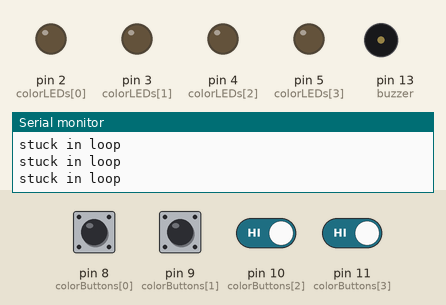
Recording of a sketch running on a simulated Arduino Uno, built with avr-gcc and run on an emulated ATmega328P. On the bench: output pins drawn as LEDs (lit = HIGH), buzzer (waves = sounding), the last lines printed to the serial monitor. The test bench sets the inputs (shaded band); at power-on: pin 8 (colorButtons[0]), pin 9 (colorButtons[1]), pin 10 (colorButtons[2]), pin 11 (colorButtons[3]) HIGH. Random numbers use the default seed unless the sketch sets one.

Above: at 2.2 s.
2.3 s: pin 8 (colorButtons[0]) pulled LOW for 0.15 s
At 4.4 s:
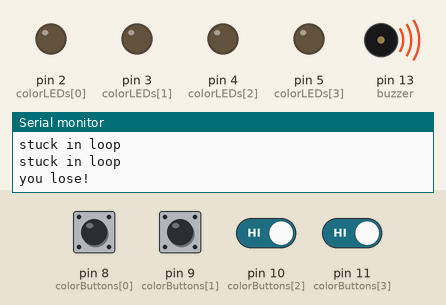
5.4 s: pin 10 (colorButtons[2]) driven LOW and pin 11 (colorButtons[3]) driven LOW
At 6.8 s:
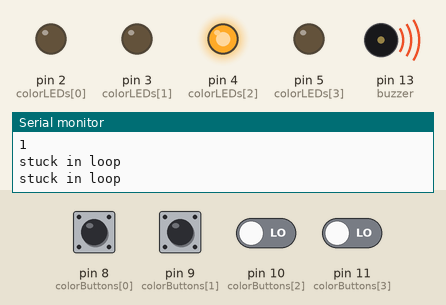
8.4 s: pin 10 (colorButtons[2]) driven HIGH
At 10.9 s:
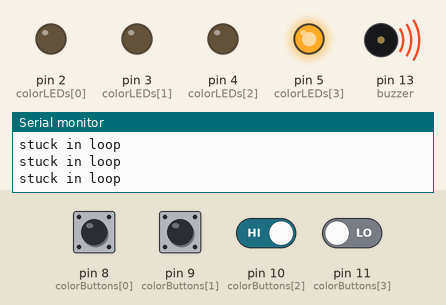
14.4 s: pin 11 (colorButtons[3]) driven LOW
Timing chart, 0 to 18.4 s (numbered marks = the images above; inputs shaded):
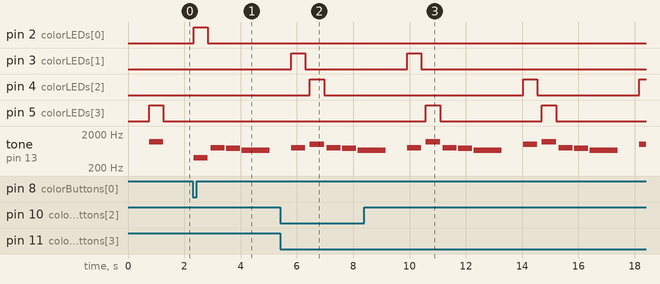

Measured:
- after the input at 2.3 s, pin 2 (colorLEDs[0]): LOW → HIGH at once, → LOW 0.50 s later; tone on pin 13 (buzzer): plays 400 Hz for 0.50 s, 800 Hz for 0.50 s, 750 Hz for 0.50 s, 675 Hz for 1.0 s, starting at once
- after the input at 5.4 s, pin 4 (colorLEDs[2]): LOW → HIGH after 1.1 s, → LOW 0.50 s later
- after the input at 8.4 s, pin 5 (colorLEDs[3]): LOW → HIGH after 2.2 s, → LOW 0.50 s later

The sketch:

sketch.ino
```cpp
const int colorsCount = 4 ;
const int colorButtons[] = {8, 9, 10, 11};
const char* colorNames[] = {"red", "green", "blue", "yellow"};
const int colorLEDs[] = {2, 3, 4, 5};
const int STATE_SIMON_TURN = 0;
const int STATE_USER_TURN = 1;
const int STATE_LOSE = 2;
const int buzzer = 13;
const int colorTones[] = {400, 800, 1000, 1200};
int sum = 0;


int guessIndex = 0;
int sequenceLength = 0;
int sequence[128];
int state;

void setup() {
  for (int i = 0; i < colorsCount; i++) {
    // Set buttons to input, using internal pull-up resistor
    pinMode(colorButtons[i], INPUT_PULLUP);
    // Set LEDs to output
    pinMode(colorLEDs[i], OUTPUT);
  }
  Serial.begin(9600);
  startNewGame();
}

void startNewGame() {
  sequenceLength = 0;

  state = STATE_SIMON_TURN;
  guessIndex = 0;
  for (int i = 0; i < sequenceLength; i++) {
    sum += sequence[i];
  }
  randomSeed(sum);

}

void addToSequence() {
  sequence[sequenceLength] = randomColor();
  sequenceLength++;
}

void playSound(int color) {
  tone(buzzer, colorTones[color]);
  delay(500);
  noTone(buzzer);
}

void displaySequence() {
  for (int i = 0; i < sequenceLength; i++) {
    int value = sequence[i];
    digitalWrite(colorLEDs[value], HIGH);
    playSound(value);
    digitalWrite(colorLEDs[value], LOW);

    delay(150);
  }
}

int randomColor() {
  return random(colorsCount);
}

void simonTurn() {
  delay(750);
  addToSequence();
  displaySequence();
}


bool userTurn() {

  int actualColor;
  bool isPressed;
  while (guessIndex < sequenceLength) {

    actualColor = sequence[guessIndex];
    isPressed = false;

    while (!isPressed) {
      for (int i = 0; i < colorsCount; i++) {
        //LOW means pressed
        if (isPressed) continue;
        isPressed = LOW == digitalRead(colorButtons[i]);
        if (isPressed) {
          int guessColor = i;
          digitalWrite(colorLEDs[guessColor], HIGH);
          playSound(guessColor);
          digitalWrite(colorLEDs[guessColor], LOW);
          if (actualColor != guessColor) return false;

        } else {

          Serial.println("stuck in loop");
        }
      }

    }
    guessIndex++;
    delay(200);
  }
  guessIndex = 0;
  return true;

}


void lose() {
  Serial.println("you lose!");
  //make wa wa waaaa sound
  delay(100);
  tone(buzzer, 800);
  delay(500);
  noTone(buzzer);
  delay(50);
  tone(buzzer, 750);
  delay(500);
  noTone(buzzer);
  delay(50);
  tone(buzzer, 675);
  delay(1000);
  noTone(buzzer);

  startNewGame();
}

void loop() {

  if (state == STATE_SIMON_TURN) {
    simonTurn();
    state = STATE_USER_TURN;
  }
  else if (state == STATE_USER_TURN) {
    bool stillPlaying = userTurn();
    if (stillPlaying) {
      state = STATE_SIMON_TURN;
    } else {
      //state = STATE_LOSE;
      lose();

    }
  }

  Serial.println(state);

  delay(10);
}
```
